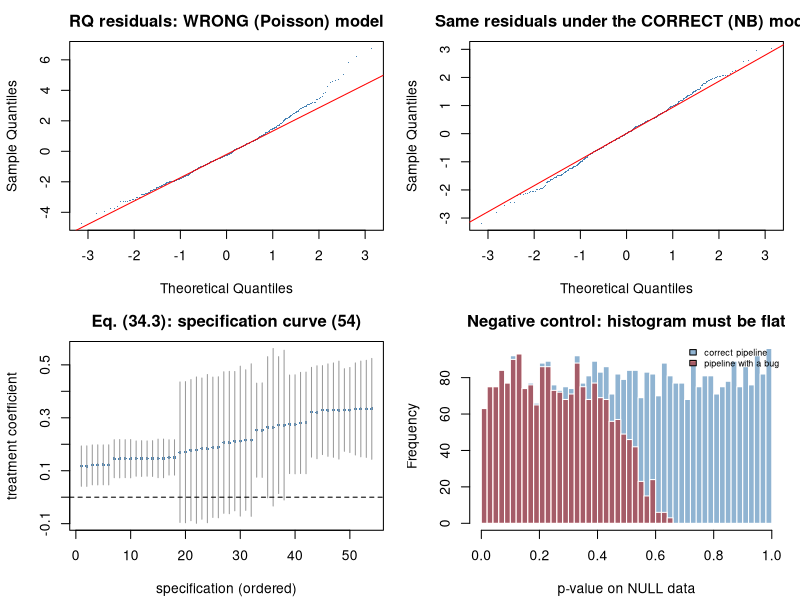

This figure's R source:
#' ---
#' title: "Module 34 - Diagnostics, sensitivity analysis, and reproducibility"
#' output: html_document
#' ---
#'
#' **Curriculum link:** `stats.md` -> Topics 34 and 35, equations (34.1)-(34.3)
#'
#' ## What you will learn
#'
#' 1. **Randomised quantile residuals (34.1)**: the residual that works for
#'    discrete outcomes.
#' 2. Leave-one-sample-out and leave-one-batch-out (34.2).
#' 3. **Specification-curve / multiverse analysis (34.3)**.
#' 4. The permuted-label negative control -- the check that catches most bugs.
#' 5. Simulation-based calibration.
#' 6. Property-based tests for statistical code, and seeding done right.

#+ setup, message = FALSE
suppressPackageStartupMessages(library(MASS))
MODULE_NAME <- "34_diagnostics_and_reproducibility"
OUT <- file.path(Sys.getenv("STATS_OUT", unset = "results"), MODULE_NAME)
dir.create(OUT, recursive = TRUE, showWarnings = FALSE)
header <- function(txt) cat("\n", strrep("=", 72), "\n", txt, "\n",
                            strrep("=", 72), "\n", sep = "")

#' ## 1. Randomised quantile residuals, eq. (34.1)
#'
#' $$r_i=\Phi^{-1}(u_i),\quad u_i\sim U(F(y_i-1),\,F(y_i))$$
#'
#' Raw residuals from a count model form useless discrete bands. Randomised
#' quantile residuals are exactly N(0,1) under a CORRECT model.

#+ rqr
header("1. Residuals that work for discrete outcomes (34.1)")
randomised_quantile_residuals <- function(y, cdf_lo, cdf_hi, seed = 1) {
  set.seed(seed)
  qnorm(pmin(pmax(runif(length(y), cdf_lo, cdf_hi), 1e-12), 1 - 1e-12))
}
set.seed(2401)
n <- 600
xq <- rnorm(n); PHI <- 0.35
mu <- exp(1.6 + 0.5*xq)
yq <- rnbinom(n, mu = mu, size = 1/PHI)
dq <- data.frame(y = yq, x = xq)
m_pois <- glm(y ~ x, data = dq, family = poisson())
m_nb <- glm.nb(y ~ x, data = dq)
rq_pois <- randomised_quantile_residuals(
  yq, ppois(yq - 1, fitted(m_pois)), ppois(yq, fitted(m_pois)))
rq_nb <- randomised_quantile_residuals(
  yq, pnbinom(yq - 1, mu = fitted(m_nb), size = m_nb$theta),
  pnbinom(yq, mu = fitted(m_nb), size = m_nb$theta))
cat(sprintf("  %-22s%9s%8s%12s%17s\n", "model", "mean", "SD", "Shapiro p",
            "KS vs N(0,1) p"))
for (row_ in list(list("Poisson (WRONG)", rq_pois), list("neg. binomial (right)", rq_nb)))
  cat(sprintf("  %-22s%9.3f%8.3f%12.2e%17.4f\n", row_[[1]], mean(row_[[2]]),
              sd(row_[[2]]), shapiro.test(row_[[2]][1:500])$p.value,
              suppressWarnings(ks.test(row_[[2]], "pnorm")$p.value)))
cat("\n  Under the CORRECT model the residuals are exactly N(0,1); under the\n")
cat("  wrong one they are not. Ordinary deviance residuals cannot make this\n")
cat("  distinction nearly as cleanly for count data.\n")

#' ## 2. Leave-one-sample-out, eq. (34.2)

#+ loo
header("2. How much does one sample drive the result? (34.2)")
set.seed(2402)
G <- 3000; n_per <- 6
is_de <- c(rep(TRUE, 150), rep(FALSE, G - 150))
A <- matrix(rnorm(G*n_per, ifelse(is_de, 1.3, 0)), nrow = G)
B <- matrix(rnorm(G*n_per), nrow = G)
A[, 1] <- A[, 1] + rnorm(G, 0, 2.5)            # inject ONE influential outlier
de_hits <- function(A, B) {
  n1 <- ncol(A); n2 <- ncol(B)
  m1 <- rowMeans(A); m2 <- rowMeans(B)
  v1 <- apply(A, 1, var); v2 <- apply(B, 1, var)
  se <- sqrt(v1/n1 + v2/n2)
  df <- (v1/n1 + v2/n2)^2/((v1/n1)^2/(n1-1) + (v2/n2)^2/(n2-1))
  which(p.adjust(2*pt(abs((m1-m2)/se), df, lower.tail = FALSE), "BH") < 0.05)
}
full_hits <- de_hits(A, B)
cat(sprintf("  full analysis: %d discoveries at FDR 5%%\n", length(full_hits)))
cat(sprintf("\n  %-20s%13s%11s%18s\n", "dropped sample", "discoveries", "% of full",
            "Jaccard vs full"))
for (j in seq_len(n_per)) {
  h <- de_hits(A[, -j, drop = FALSE], B)
  jac <- length(intersect(h, full_hits)) / max(length(union(h, full_hits)), 1)
  flag <- if (length(h) < 0.7*length(full_hits) || length(h) > 1.4*length(full_hits))
    "  <-- influential" else ""
  cat(sprintf("  %-20s%13d%10.0f%%%18.3f%s\n", paste0("A", j), length(h),
              100*length(h)/max(length(full_hits), 1), jac, flag))
}
cat("\n  Sample A1 is the injected outlier, and the leave-one-out scan finds it\n")
cat("  without being told. Run this for ANY small-n omics result and report\n")
cat("  the range, not just the headline count.\n")

#' ## 3. Specification curve / multiverse analysis, eq. (34.3)

#+ multiverse
header("3. Multiverse analysis (34.3)")
set.seed(2403)
n <- 220
dm <- data.frame(batch = sample(0:2, n, TRUE), age = rnorm(n, 55, 12),
                 sex = rbinom(n, 1, 0.5), treat = rbinom(n, 1, 0.5))
TRUE_EFF <- 0.30
dm$y_raw <- exp(2 + TRUE_EFF*dm$treat + 0.02*dm$age + 0.15*dm$sex +
                  0.25*dm$batch + rnorm(n, 0, 0.5))
dm$y_raw[sample(n, 6)] <- dm$y_raw[sample(n, 6)] * 6      # a few extreme values
choices <- expand.grid(transform = c("log", "raw", "rank"),
                       outliers = c("keep", "trim 1%", "winsorise"),
                       covariates = c("none", "+age+sex", "+age+sex+batch"),
                       se = c("classical", "HC3"), stringsAsFactors = FALSE)
vcov_hc3 <- function(fit) {
  X <- model.matrix(fit); e <- residuals(fit); h <- hatvalues(fit)
  b <- solve(crossprod(X)); b %*% crossprod(X * sqrt(e^2/(1-h)^2)) %*% b
}
spec <- do.call(rbind, lapply(seq_len(nrow(choices)), function(i) {
  ch <- choices[i, ]
  d2 <- dm
  if (ch$outliers == "trim 1%") {
    qq <- quantile(d2$y_raw, c(0.005, 0.995))
    d2 <- d2[d2$y_raw >= qq[1] & d2$y_raw <= qq[2], ]
  } else if (ch$outliers == "winsorise") {
    qq <- quantile(d2$y_raw, c(0.01, 0.99))
    d2$y_raw <- pmin(pmax(d2$y_raw, qq[1]), qq[2])
  }
  d2$y <- switch(ch$transform, log = log(d2$y_raw),
                 raw = d2$y_raw/sd(d2$y_raw), rank = rank(d2$y_raw)/nrow(d2))
  form <- paste("y ~ treat", switch(ch$covariates, none = "",
                                    `+age+sex` = "+ age + sex",
                                    `+age+sex+batch` = "+ age + sex + factor(batch)"))
  f <- lm(as.formula(form), data = d2)
  se <- if (ch$se == "HC3") sqrt(diag(vcov_hc3(f))["treat"])
        else coef(summary(f))["treat", "Std. Error"]
  est <- coef(f)["treat"]
  tcrit <- qt(0.975, df.residual(f))
  data.frame(ch, estimate = est, se = se,
             p = 2*pt(abs(est/se), df.residual(f), lower.tail = FALSE),
             lo = est - tcrit*se, hi = est + tcrit*se)
}))
spec <- spec[order(spec$estimate), ]
cat(sprintf("  %d defensible specifications (%s)\n", nrow(spec),
            paste(sapply(choices[, 1:4], function(cc) length(unique(cc))), collapse = " x ")))
cat(sprintf("  estimate range : [%.3f, %.3f]\n", min(spec$estimate), max(spec$estimate)))
cat(sprintf("  median estimate: %.3f\n", median(spec$estimate)))
cat(sprintf("  sign stable?   : %s\n", length(unique(sign(spec$estimate))) == 1))
cat(sprintf("  p < 0.05 in    : %.1f%% of specifications\n", 100*mean(spec$p < 0.05)))
cat("\n  Which single choice moves the result most?\n")
for (cc in c("transform", "outliers", "covariates", "se")) {
  g <- tapply(spec$estimate, spec[[cc]], mean)
  cat(sprintf("    %-12s spread across levels = %.4f   %s\n", cc, max(g) - min(g),
              paste(sprintf("%s:%.3f", names(g), g), collapse = ", ")))
}
cat("\n  A conclusion that holds in 5 of 54 specifications is a\n")
cat("  SPECIFICATION-DEPENDENT conclusion, and saying so is a finding. Note\n")
cat("  the transform changes the SCALE of the coefficient, so compare SIGN and\n")
cat("  SIGNIFICANCE across transforms, magnitudes only within one.\n")

#' ## 4. The permuted-label negative control

#+ negative-control
header("4. Negative control: does your pipeline find nothing in noise?")
pipeline_under_test <- function(A, B, broken = FALSE) {
  if (broken) {
    ## OUTCOME-DEPENDENT filtering - invalidates everything downstream.
    d <- abs(rowMeans(A) - rowMeans(B))
    keep <- d > median(d); A <- A[keep,, drop = FALSE]; B <- B[keep,, drop = FALSE]
  }
  n1 <- ncol(A); n2 <- ncol(B)
  m1 <- rowMeans(A); m2 <- rowMeans(B)
  v1 <- apply(A, 1, var); v2 <- apply(B, 1, var)
  se <- sqrt(v1/n1 + v2/n2)
  df <- (v1/n1 + v2/n2)^2/((v1/n1)^2/(n1-1) + (v2/n2)^2/(n2-1))
  2*pt(abs((m1-m2)/se), df, lower.tail = FALSE)
}
set.seed(2404)
G <- 4000; n_per <- 5
cat(sprintf("  %-24s%30s%18s\n", "", "mean discoveries at FDR 5%", "P(p<0.05)"))
for (broken in c(FALSE, TRUE)) {
  res <- t(replicate(30, {
    A <- matrix(rnorm(G*n_per), G); B <- matrix(rnorm(G*n_per), G)
    p <- pipeline_under_test(A, B, broken)     # labels are PURE NOISE
    c(sum(p.adjust(p, "BH") < 0.05), mean(p < 0.05))
  }))
  cat(sprintf("  %-24s%30.1f%18.3f\n",
              if (broken) "pipeline with a bug" else "correct pipeline",
              mean(res[, 1]), mean(res[, 2])))
}
cat("\n  A correct pipeline on permuted labels yields ~0 discoveries and a FLAT\n")
cat("  p-value histogram. Anything else means the pipeline is broken - usually\n")
cat("  leakage, outcome-dependent filtering, or unmodelled dependence. Run\n")
cat("  this before you trust ANY result.\n")

#' ## 5. Simulation-based calibration

#+ sbc
header("5. Do your nominal 95% intervals actually cover 95%?")
TRUE_BETA <- 0.5
sim_independent <- function(n = 40) {
  x <- rnorm(n); data.frame(x = x, y = TRUE_BETA*x + rnorm(n))
}
sim_clustered <- function(n_clust = 8, per = 5) {
  cl <- rep(rnorm(n_clust, 0, 1.2), each = per)
  x <- rep(rnorm(n_clust), each = per) + rnorm(n_clust*per, 0, 0.3)
  data.frame(x = x, y = TRUE_BETA*x + cl + rnorm(n_clust*per, 0, 0.5),
             cl = factor(rep(seq_len(n_clust), each = per)))
}
cluster_ci <- function(d) {
  ## Cluster-robust sandwich, eq. (14.8).
  f <- lm(y ~ x, data = d); X <- model.matrix(f); e <- residuals(f)
  b <- solve(crossprod(X))
  meat <- Reduce(`+`, lapply(split(seq_len(nrow(d)), d$cl), function(idx)
    tcrossprod(crossprod(X[idx,, drop = FALSE], e[idx]))))
  V <- b %*% meat %*% b
  coef(f)["x"] + c(-1, 1)*qt(0.975, nlevels(d$cl) - 2)*sqrt(V[2, 2])
}
calibration_check <- function(fit_ci, simulate, truth, n_sim = 1500, seed = 1) {
  set.seed(seed)
  mean(replicate(n_sim, { ci <- fit_ci(simulate()); ci[1] <= truth && truth <= ci[2] }))
}
ols_ci <- function(d) confint(lm(y ~ x, data = d))["x", ]
cat(sprintf("  %-44s%28s\n", "scenario", "coverage of nominal 95% CI"))
cat(sprintf("  %-44s%27.1f%%\n", "independent data, OLS interval",
            100*calibration_check(ols_ci, sim_independent, TRUE_BETA, seed = 1)))
cat(sprintf("  %-44s%27.1f%%\n", "CLUSTERED data, naive OLS interval",
            100*calibration_check(ols_ci, sim_clustered, TRUE_BETA, seed = 2)))
cat(sprintf("  %-44s%27.1f%%\n", "CLUSTERED data, cluster-robust interval",
            100*calibration_check(cluster_ci, sim_clustered, TRUE_BETA, seed = 3)))
cat("\n  Two findings, and the second is the more interesting one:\n")
cat("   * Naive OLS on clustered data covers far below 95%. That is the\n")
cat("     pseudoreplication of Module 01, measured directly.\n")
cat("   * The cluster-robust interval fixes MOST but NOT ALL of it. With only\n")
cat("     8 clusters the sandwich estimator (eq. 14.8) is itself biased -\n")
cat("     exactly the J >= 40 guidance from Module 14. With few clusters, use\n")
cat("     a mixed model or aggregate to the cluster level.\n")

#' ## 6. Property-based tests for statistical code

#+ property-tests
header("6. The property tests every analysis script should have")
tests <- logical(0)
check <- function(name, ok, detail = "") {
  tests <<- c(tests, isTRUE(ok))
  cat(sprintf("  [%s] %s%s\n", if (isTRUE(ok)) "PASS" else "FAIL", name,
              if (nzchar(detail)) paste0("  ", detail) else ""))
}
set.seed(2405)
X <- matrix(rnorm(150), 50, 3)
## as.vector(): X %*% b returns a 50x1 MATRIX, and all.equal() would then
## compare a matrix to a vector and report an attribute mismatch.
yv <- as.vector(X %*% c(1, -2, 0.5) + rnorm(50))
Xd <- cbind(1, X)
mine <- unname(qr.coef(qr(Xd), yv))
theirs <- unname(coef(lm(yv ~ X)))
check("known-answer: QR solve matches lm()",
      isTRUE(all.equal(mine, theirs, tolerance = 1e-10)),
      sprintf("max diff %.2e", max(abs(mine - theirs))))
perm <- sample(50)
check("invariance: row permutation leaves coefficients unchanged",
      isTRUE(all.equal(mine, unname(qr.coef(qr(Xd[perm, ]), yv[perm])),
                       tolerance = 1e-10)))
check("equivariance: y -> 3y scales coefficients by 3",
      isTRUE(all.equal(3*mine, unname(qr.coef(qr(Xd), 3*yv)), tolerance = 1e-10)))
assay <- matrix(rnorm(60), 10, 6, dimnames = list(NULL, sprintf("S%d", 1:6)))
meta <- data.frame(grp = rep(c("a","b"), each = 3), row.names = sprintf("S%d", 1:6))
check("alignment: assay columns == metadata rows (eq. 2.1)",
      identical(colnames(assay), rownames(meta)))
## Distinct variables: `lm(rnorm(40) ~ rnorm(40))` makes R treat the identical
## call as the SAME term and drop it - a subtle formula trap.
fp <- mean(replicate(2000, {
  dnull <- data.frame(y = rnorm(40), x = rnorm(40))
  coef(summary(lm(y ~ x, data = dnull)))["x", "Pr(>|t|)"] < 0.05
}))
check("null calibration: FPR within 1% of nominal 0.05", abs(fp - 0.05) < 0.01,
      sprintf("observed %.4f", fp))
## Boundary: a perfectly collinear predictor must yield NA, never a number.
dcol <- data.frame(y = rnorm(20), x1 = rnorm(20))
dcol$x2 <- dcol$x1                                   # exact duplicate column
check("boundary: an aliased predictor yields NA, not silent nonsense",
      is.na(coef(lm(y ~ x1 + x2, data = dcol))["x2"]))
cat(sprintf("\n  %d/%d property tests passed.\n", sum(tests), length(tests)))

#' ## 7. Seeding and reproducibility mechanics

#+ seeding
header("7. Reproducibility mechanics")
cat("  (a) Seed at the POINT OF USE, not once at the top:\n")
cat("      set.seed(101); boot_out  <- ...\n")
cat("      set.seed(202); perm_out  <- ...\n")
cat("      -> inserting a line above cannot shift any downstream draw.\n")
cat("\n  (b) Parallel-safe streams with L'Ecuyer-CMRG:\n")
old_kind <- RNGkind("L'Ecuyer-CMRG"); set.seed(2024)
state <- .Random.seed; draws <- numeric(3)
for (i in 1:3) {
  assign(".Random.seed", state, envir = globalenv())
  draws[i] <- rnorm(1); state <- parallel::nextRNGStream(state)
}
cat(sprintf("      three worker first-draws: %s\n",
            paste(round(draws, 4), collapse = " ")))
do.call(RNGkind, as.list(old_kind))
cat("\n  (c) Environment record, emitted with every run:\n")
cat(sprintf("      R %s on %s\n", getRversion(), R.version$platform))
for (pkg in c("MASS", "nlme", "survival", "mgcv"))
  cat(sprintf("      %-10s %s\n", pkg, as.character(packageVersion(pkg))))
cat("      (sessionInfo() is the full record - print it in every report.)\n")
cat("\n  (d) Project layout that makes results/ disposable:\n")
cat("      data/raw/      read-only, checksummed, never written by code\n")
cat("      data/derived/  regenerable; safe to delete\n")
cat("      results/       figures and tables; regenerable\n")
cat("      If one command cannot rebuild results/ from data/raw/, the analysis\n")
cat("      is not reproducible.\n")
cat("\n  (e) Export the FULL statistic table, not the filtered list:\n")
cat("      estimate, SE, statistic, raw p, adjusted p, n, base mean. Someone\n")
cat("      will want to re-threshold or meta-analyse - which needs every row.\n")

#' ## 8. Figure

#+ figure
png(file.path(OUT, "diagnostics.png"), width = 1100, height = 800, res = 110)
par(mfrow = c(2, 2), mar = c(4.2, 4.2, 2.5, 1))
qqnorm(rq_pois, main = "RQ residuals: WRONG (Poisson) model", pch = ".", col = "steelblue")
qqline(rq_pois, col = "red")
qqnorm(rq_nb, main = "Same residuals under the CORRECT (NB) model", pch = ".",
       col = "steelblue")
qqline(rq_nb, col = "red")
plot(seq_len(nrow(spec)), spec$estimate, pch = 16, cex = 0.5, col = "steelblue",
     ylim = range(c(spec$lo, spec$hi)), xlab = "specification (ordered)",
     ylab = "treatment coefficient",
     main = sprintf("Eq. (34.3): specification curve (%d)", nrow(spec)))
segments(seq_len(nrow(spec)), spec$lo, seq_len(nrow(spec)), spec$hi, col = "grey60")
abline(h = 0, lty = 2)
set.seed(99)
A0 <- matrix(rnorm(4000*5), 4000); B0 <- matrix(rnorm(4000*5), 4000)
hist(pipeline_under_test(A0, B0, FALSE), breaks = 40,
     col = adjustcolor("steelblue", 0.6), border = "white",
     main = "Negative control: histogram must be flat", xlab = "p-value on NULL data")
hist(pipeline_under_test(A0, B0, TRUE), breaks = 40,
     col = adjustcolor("firebrick", 0.6), border = "white", add = TRUE)
legend("topright", c("correct pipeline", "pipeline with a bug"),
       fill = c(adjustcolor("steelblue",0.6), adjustcolor("firebrick",0.6)),
       bty = "n", cex = 0.65)
invisible(dev.off())
cat("\nFigure written to", file.path(OUT, "diagnostics.png"), "\n")

#' ## Decision rules (from `stats.md` Topics 34-35)
#'
#' 1. Diagnose every model you report, with residuals appropriate to its family.
#' 2. Run leave-one-sample-out and leave-one-batch-out for small-n results.
#' 3. Pre-specify the primary analysis; report the multiverse around it.
#' 4. Always run the permuted-label negative control.
#' 5. Seed at the point of use, pin the environment, version-stamp annotations,
#'    and export full statistic tables.
#'
#' **Next:** `36_modern_multiple_testing.R`
